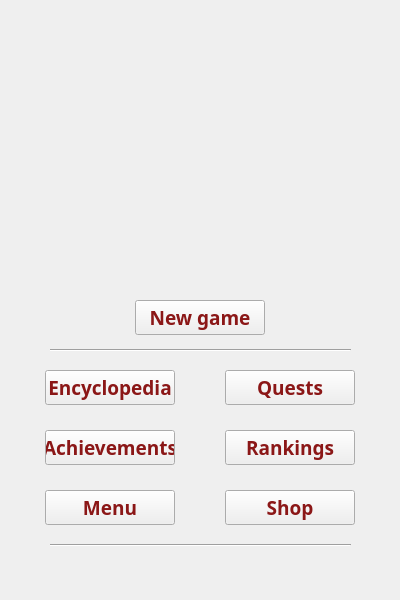
<?xml version="1.0" encoding="UTF-8"?>
<ui version="4.0">
 <class>secondWindow</class>
 <widget class="QWidget" name="secondWindow">
  <property name="geometry">
   <rect>
    <x>0</x>
    <y>0</y>
    <width>400</width>
    <height>600</height>
   </rect>
  </property>
  <property name="minimumSize">
   <size>
    <width>400</width>
    <height>600</height>
   </size>
  </property>
  <property name="maximumSize">
   <size>
    <width>400</width>
    <height>600</height>
   </size>
  </property>
  <property name="windowTitle">
   <string>Encyclo</string>
  </property>
  <widget class="QLabel" name="label_2">
   <property name="geometry">
    <rect>
     <x>0</x>
     <y>0</y>
     <width>401</width>
     <height>631</height>
    </rect>
   </property>
   <property name="text">
    <string/>
   </property>
   <property name="pixmap">
    <pixmap>../../../Users/Managua Leo/Desktop/Без имени-3.jpg</pixmap>
   </property>
  </widget>
  <widget class="QPushButton" name="pushButton_11">
   <property name="geometry">
    <rect>
     <x>135</x>
     <y>300</y>
     <width>130</width>
     <height>35</height>
    </rect>
   </property>
   <property name="minimumSize">
    <size>
     <width>130</width>
     <height>35</height>
    </size>
   </property>
   <property name="maximumSize">
    <size>
     <width>130</width>
     <height>35</height>
    </size>
   </property>
   <property name="font">
    <font>
     <family>Bell MT</family>
     <pointsize>14</pointsize>
     <weight>75</weight>
     <bold>true</bold>
    </font>
   </property>
   <property name="styleSheet">
    <string notr="true">color: qlineargradient(spread:pad, x1:0, y1:0, x2:1, y2:0, stop:0.0738636 rgba(139, 18, 18, 255), stop:0.488636 rgba(0, 0, 0, 255), stop:0.931818 rgba(139, 23, 23, 255));</string>
   </property>
   <property name="text">
    <string>New game</string>
   </property>
  </widget>
  <widget class="Line" name="line">
   <property name="geometry">
    <rect>
     <x>50</x>
     <y>340</y>
     <width>301</width>
     <height>20</height>
    </rect>
   </property>
   <property name="styleSheet">
    <string notr="true"/>
   </property>
   <property name="orientation">
    <enum>Qt::Horizontal</enum>
   </property>
  </widget>
  <widget class="Line" name="line_2">
   <property name="geometry">
    <rect>
     <x>50</x>
     <y>535</y>
     <width>301</width>
     <height>20</height>
    </rect>
   </property>
   <property name="orientation">
    <enum>Qt::Horizontal</enum>
   </property>
  </widget>
  <widget class="QPushButton" name="pushButton_12">
   <property name="geometry">
    <rect>
     <x>45</x>
     <y>370</y>
     <width>130</width>
     <height>35</height>
    </rect>
   </property>
   <property name="minimumSize">
    <size>
     <width>130</width>
     <height>35</height>
    </size>
   </property>
   <property name="maximumSize">
    <size>
     <width>130</width>
     <height>35</height>
    </size>
   </property>
   <property name="font">
    <font>
     <family>Bell MT</family>
     <pointsize>14</pointsize>
     <weight>75</weight>
     <bold>true</bold>
    </font>
   </property>
   <property name="styleSheet">
    <string notr="true">color: qlineargradient(spread:pad, x1:0, y1:0, x2:1, y2:0, stop:0.0738636 rgba(139, 18, 18, 255), stop:0.488636 rgba(0, 0, 0, 255), stop:0.931818 rgba(139, 23, 23, 255));</string>
   </property>
   <property name="text">
    <string>Encyclopedia</string>
   </property>
  </widget>
  <widget class="QPushButton" name="pushButton_10">
   <property name="geometry">
    <rect>
     <x>225</x>
     <y>370</y>
     <width>130</width>
     <height>35</height>
    </rect>
   </property>
   <property name="minimumSize">
    <size>
     <width>130</width>
     <height>35</height>
    </size>
   </property>
   <property name="maximumSize">
    <size>
     <width>130</width>
     <height>35</height>
    </size>
   </property>
   <property name="font">
    <font>
     <family>Bell MT</family>
     <pointsize>14</pointsize>
     <weight>75</weight>
     <bold>true</bold>
    </font>
   </property>
   <property name="styleSheet">
    <string notr="true">color: qlineargradient(spread:pad, x1:0, y1:0, x2:1, y2:0, stop:0.0738636 rgba(139, 18, 18, 255), stop:0.488636 rgba(0, 0, 0, 255), stop:0.931818 rgba(139, 23, 23, 255));</string>
   </property>
   <property name="text">
    <string>Quests</string>
   </property>
  </widget>
  <widget class="QPushButton" name="pushButton_6">
   <property name="geometry">
    <rect>
     <x>45</x>
     <y>430</y>
     <width>130</width>
     <height>35</height>
    </rect>
   </property>
   <property name="minimumSize">
    <size>
     <width>130</width>
     <height>35</height>
    </size>
   </property>
   <property name="maximumSize">
    <size>
     <width>130</width>
     <height>35</height>
    </size>
   </property>
   <property name="font">
    <font>
     <family>Bell MT</family>
     <pointsize>14</pointsize>
     <weight>75</weight>
     <bold>true</bold>
    </font>
   </property>
   <property name="styleSheet">
    <string notr="true">color: qlineargradient(spread:pad, x1:0, y1:0, x2:1, y2:0, stop:0.0738636 rgba(139, 18, 18, 255), stop:0.488636 rgba(0, 0, 0, 255), stop:0.931818 rgba(139, 23, 23, 255));</string>
   </property>
   <property name="text">
    <string>Achievements</string>
   </property>
  </widget>
  <widget class="QPushButton" name="pushButton_8">
   <property name="geometry">
    <rect>
     <x>225</x>
     <y>430</y>
     <width>130</width>
     <height>35</height>
    </rect>
   </property>
   <property name="minimumSize">
    <size>
     <width>130</width>
     <height>35</height>
    </size>
   </property>
   <property name="maximumSize">
    <size>
     <width>130</width>
     <height>35</height>
    </size>
   </property>
   <property name="font">
    <font>
     <family>Bell MT</family>
     <pointsize>14</pointsize>
     <weight>75</weight>
     <bold>true</bold>
    </font>
   </property>
   <property name="styleSheet">
    <string notr="true">color: qlineargradient(spread:pad, x1:0, y1:0, x2:1, y2:0, stop:0.0738636 rgba(139, 18, 18, 255), stop:0.488636 rgba(0, 0, 0, 255), stop:0.931818 rgba(139, 23, 23, 255));</string>
   </property>
   <property name="text">
    <string>Rankings</string>
   </property>
  </widget>
  <widget class="QPushButton" name="pushButton_9">
   <property name="geometry">
    <rect>
     <x>225</x>
     <y>490</y>
     <width>130</width>
     <height>35</height>
    </rect>
   </property>
   <property name="minimumSize">
    <size>
     <width>130</width>
     <height>35</height>
    </size>
   </property>
   <property name="maximumSize">
    <size>
     <width>130</width>
     <height>35</height>
    </size>
   </property>
   <property name="font">
    <font>
     <family>Bell MT</family>
     <pointsize>14</pointsize>
     <weight>75</weight>
     <bold>true</bold>
    </font>
   </property>
   <property name="styleSheet">
    <string notr="true">color: qlineargradient(spread:pad, x1:0, y1:0, x2:1, y2:0, stop:0.0738636 rgba(139, 18, 18, 255), stop:0.488636 rgba(0, 0, 0, 255), stop:0.931818 rgba(139, 23, 23, 255));</string>
   </property>
   <property name="text">
    <string>Shop</string>
   </property>
  </widget>
  <widget class="QPushButton" name="pushButton_7">
   <property name="geometry">
    <rect>
     <x>45</x>
     <y>490</y>
     <width>130</width>
     <height>35</height>
    </rect>
   </property>
   <property name="minimumSize">
    <size>
     <width>130</width>
     <height>35</height>
    </size>
   </property>
   <property name="maximumSize">
    <size>
     <width>130</width>
     <height>35</height>
    </size>
   </property>
   <property name="font">
    <font>
     <family>Bell MT</family>
     <pointsize>14</pointsize>
     <weight>75</weight>
     <bold>true</bold>
    </font>
   </property>
   <property name="styleSheet">
    <string notr="true">color: qlineargradient(spread:pad, x1:0, y1:0, x2:1, y2:0, stop:0.0738636 rgba(139, 18, 18, 255), stop:0.488636 rgba(0, 0, 0, 255), stop:0.931818 rgba(139, 23, 23, 255));</string>
   </property>
   <property name="text">
    <string>Menu</string>
   </property>
  </widget>
 </widget>
 <resources/>
 <connections/>
</ui>
